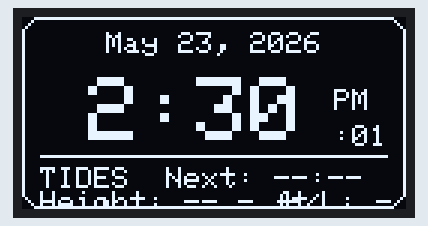
Recording of a sketch running on a simulated Arduino Uno, built with avr-gcc and run on an emulated ATmega328P. Parts: 128×64 one-colour display.

Above: at 1.1 s.
At 5.1 s:
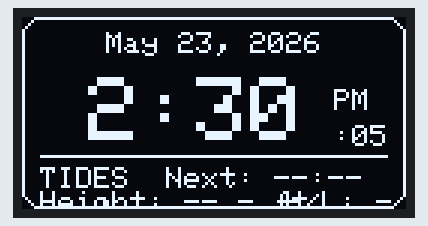
At 9.1 s:
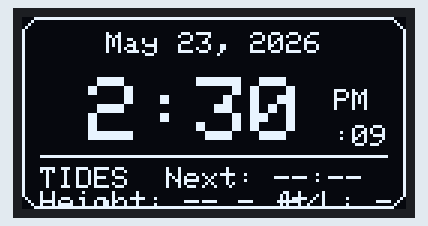
At 19.1 s:
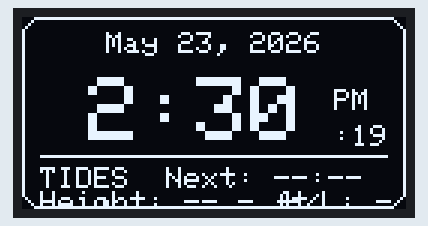
At 27.1 s:
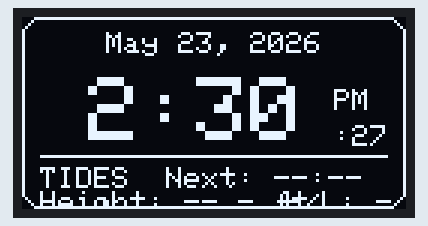
At 38.1 s:
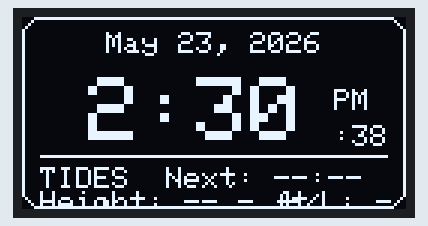

Measured:
- what the display in image 0 shows lasts 1.0 s, from 1.1 s to 2.1 s

The sketch:

salusexample.ino
```cpp
// Libs

#include <Adafruit_SSD1306.h>
#include <Adafruit_GFX.h>
#include <Wire.h>

// =======================
// OLED SETTINGS
// =======================

#define SCREEN_WIDTH 128
#define SCREEN_HEIGHT 64
#define OLED_RESET -1
#define SCREEN_ADDRESS 0x3C

Adafruit_SSD1306 display(SCREEN_WIDTH, SCREEN_HEIGHT, &Wire, OLED_RESET); // init display

// =======================
// MANUAL START TIME
// =======================
//
// Since this version has no WiFi (setup rn) the ESP does not know the real time by itself. Maybe we should look into the NISt Hz

const int START_HOUR = 14;      // 24-hour format but could change later
const int START_MINUTE = 30;
const int START_SECOND = 0;

const int START_MONTH = 5;
const int START_DAY = 23;
const int START_YEAR = 2026;

// Used as ref point for the software clock
unsigned long bootMillis = 0;

// Controls how often the OLED redraws the display
const unsigned long DISPLAY_UPDATE_MS = 500;
unsigned long lastDisplayUpdate = 0;

// =======================
// CLOCK DATA STRUCT
// =======================
struct ClockTime {
  int hour;
  int minute;
  int second;
  int month;
  int day;
  int year;
};

// =======================
// DATE / TIME HELPERS
// =======================
bool isLeapYear(int year) {   // Dont rlly need but good to have for final prod
  if (year % 400 == 0) return true;
  if (year % 100 == 0) return false;
  return year % 4 == 0;
}

int daysInMonth(int month, int year) {   // Make sure days in month are correct
  switch (month) {
    case 1: return 31;
    case 2: return isLeapYear(year) ? 29 : 28;
    case 3: return 31;
    case 4: return 30;
    case 5: return 31;
    case 6: return 30;
    case 7: return 31;
    case 8: return 31;
    case 9: return 30;
    case 10: return 31;
    case 11: return 30;
    case 12: return 31;
    default: return 30;
  }
}

String getMonthName(int month) { // Assign num to 3 letter month
  switch (month) {
    case 1: return "Jan";
    case 2: return "Feb";
    case 3: return "Mar";
    case 4: return "Apr";
    case 5: return "May";
    case 6: return "Jun";
    case 7: return "Jul";
    case 8: return "Aug";
    case 9: return "Sep";
    case 10: return "Oct";
    case 11: return "Nov";
    case 12: return "Dec";
    default: return "---";
  }
}

String twoDigit(int value) {
  if (value < 10) {
    return "0" + String(value);
  }

  return String(value);
}

// Updates the manual clock based on how many seconds have passed since the ESP started running
ClockTime getCurrentTime() {
  ClockTime now;

  unsigned long elapsedSeconds = (millis() - bootMillis) / 1000;

  unsigned long startTotalSeconds =
    (START_HOUR * 3600UL) +
    (START_MINUTE * 60UL) +
    START_SECOND;

  unsigned long totalSeconds = startTotalSeconds + elapsedSeconds;

  unsigned long daysPassed = totalSeconds / 86400UL;
  unsigned long secondsToday = totalSeconds % 86400UL;

  now.hour = secondsToday / 3600UL;
  secondsToday %= 3600UL;

  now.minute = secondsToday / 60UL;
  now.second = secondsToday % 60UL;

  now.month = START_MONTH;
  now.day = START_DAY;
  now.year = START_YEAR;

  // Move the date forward if clock passes midnight
  while (daysPassed > 0) {
    now.day++;

    if (now.day > daysInMonth(now.month, now.year)) {
      now.day = 1;
      now.month++;

      if (now.month > 12) {
        now.month = 1;
        now.year++;
      }
    }

    daysPassed--;
  }

  return now;
}

String get12HourTime(int hour, int minute) {
  int displayHour = hour % 12;

  if (displayHour == 0) {
    displayHour = 12;
  }

  return String(displayHour) + ":" + twoDigit(minute);
}

String getAMPM(int hour) {
  return hour >= 12 ? "PM" : "AM";
}

// =======================
// OLED DRAWING HELPERS
// =======================

void printCenter(const String text, int y, int textSize) {   // Prints in middle
  int16_t x1, y1;
  uint16_t w, h;

  display.setTextSize(textSize);
  display.getTextBounds(text, 0, y, &x1, &y1, &w, &h);

  display.setCursor((SCREEN_WIDTH - w) / 2, y);
  display.print(text);
}

// Draws tide section (missing actual tide implementation tho)
void drawTideSection() {
  display.drawLine(6, 46, 121, 46, SSD1306_WHITE);

  display.setTextSize(1);

  display.setCursor(6, 50);
  display.print("TIDES");

  display.setCursor(48, 50);
  display.print("Next: --:--");

  display.setCursor(6, 58);
  display.print("Height: --.- ft");

  display.setCursor(88, 58);
  display.print("H/L: --");
}

// Draws the full display
void drawWatchFace() {
  ClockTime now = getCurrentTime();

  String dateText =
    getMonthName(now.month) + " " +
    String(now.day) + ", " +
    String(now.year);

  String clockText = get12HourTime(now.hour, now.minute);
  String ampmText = getAMPM(now.hour);
  String secondsText = ":" + twoDigit(now.second);

  display.clearDisplay();
  display.setTextColor(SSD1306_WHITE);

  // Outer watch border
  display.drawRoundRect(0, 0, 128, 64, 6, SSD1306_WHITE);

  // Date line
  printCenter(dateText, 5, 1);

  // Large main time
  display.setTextSize(3);

  int16_t x1, y1;
  uint16_t w, h;
  display.getTextBounds(clockText, 0, 0, &x1, &y1, &w, &h);

  int clockX = (SCREEN_WIDTH - w) / 2 - 6;

  if (clockX < 3) {
    clockX = 3;
  }

  display.setCursor(clockX, 20);
  display.print(clockText);

  // AM/PM and secs sit to the right of the main time
  display.setTextSize(1);

  display.setCursor(104, 24);
  display.print(ampmText);

  display.setCursor(104, 36);
  display.print(secondsText);

  // Tide info (not implemented yet tho)
  drawTideSection();

  display.display();
}

// =======================
// SETUP / LOOP
// =======================

void setup() {
  Serial.begin(115200);

  if (!display.begin(SSD1306_SWITCHCAPVCC, SCREEN_ADDRESS)) {
    Serial.println(F("SSD1306 allocation failed"));
    for (;;);
  }

  bootMillis = millis();

  display.clearDisplay();
  display.setTextSize(1);
  display.setTextColor(SSD1306_WHITE);

  display.setCursor(0, 0);
  display.println("OLED started");
  display.println("Offline watch mode");
  display.println("Tide section ready");

  display.display();
  delay(1000);
}

void loop() {
  unsigned long currentMillis = millis();

  if (currentMillis - lastDisplayUpdate >= DISPLAY_UPDATE_MS) {
    drawWatchFace();
    lastDisplayUpdate = currentMillis;
  }
}
```
